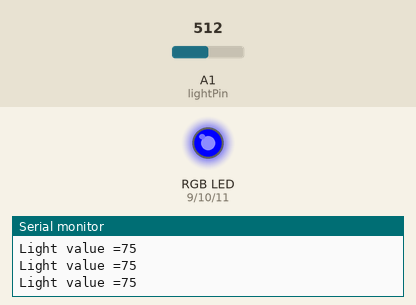
Recording of a sketch running on a simulated Arduino Uno, built with avr-gcc and run on an emulated ATmega328P. Shown: an RGB LED mixed from three pins (HIGH = lit), the last lines printed to the serial monitor. The inputs (shaded band) are chosen by the test bench; at power-on: A1 (lightPin) = 512.

Above: at 1.2 s.
1.3 s: A1 (lightPin) set to 392
4.3 s: A1 (lightPin) set to 366
At 4.7 s:
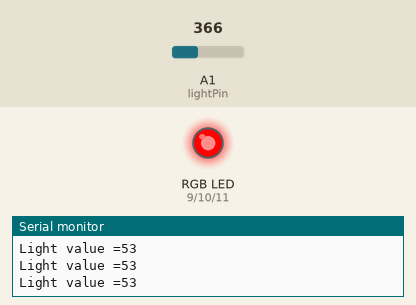
5.8 s: A1 (lightPin) set to 511
At 6.5 s:
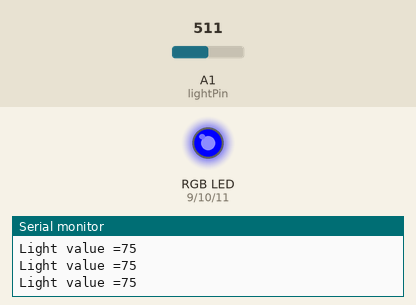
7.3 s: A1 (lightPin) set to 306
At 7.7 s:
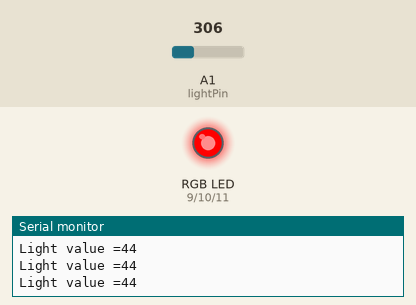
Timing chart, 0 to 10.3 s (numbered marks = the images above; inputs shaded):
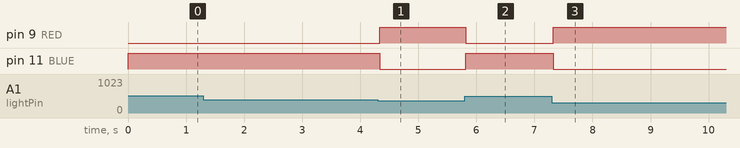

The sketch:

Code.ino
```cpp
// NAME: AARSH PARIMAL PATEL
// DATE: 5TH JUNE 2022
// STUDENT ID: 200520260
// LAB: 4 (LEVEL-3)

int lightPin = A1; // The light sensor is plugged into pin A1 of the Arduino.
int data = 0;      // This will store the data from the sensor.

// setting up the lights
int RED = 9;    // The red channel of rgb is connected to pin 9 of the Arduino
int GREEN = 10; // The green channel of rgb is connected to pin 10 of the Arduino
int BLUE = 11;  // The blue channel of rgb is connected to pin 11 of the Arduino

// the below mentioned integers determine the range of  values
// from which the rgb will display different colors.
int dark = 55;
int mid = 80;
int bright = 100;

void setup()
{ // The Setup function runs once.
    pinMode(RED, OUTPUT);
    pinMode(GREEN, OUTPUT);
    pinMode(BLUE, OUTPUT);
    Serial.begin(9600); // This allows us to print text in the serial monitor.
}

// level 3: Writing a program that turn on the red channel on the RGB led (D9)
// when it is dark, the blue channel(D11) when there is some light, and the Green RGB
// channel(D10) when the light sensor detects a bright light.

void loop()
{                                     // The loop function runs forever.
    data = analogRead(lightPin);      // Read the value from the light sensor and store it in the lightData variable.
    data = map(data, 6, 679, 0, 100); // map the data value to a percentage
    Serial.print("Light value =");
    Serial.println(data); // Print the data to the serial port.

    // adding if statement

    if (data < dark)
    {
        analogWrite(RED, 255); // Show RED
        analogWrite(GREEN, 0);
        analogWrite(BLUE, 0);
    }

    else if (data > dark && data < mid)
    {
        analogWrite(RED, 0);
        analogWrite(GREEN, 0);
        analogWrite(BLUE, 255); // Show BLUE
    }

    else if (data > mid && data < bright)
    {
        analogWrite(RED, 0);
        analogWrite(GREEN, 255); // Show GREEN
        analogWrite(BLUE, 0);

    } // end of if statement

} // end of level 3
```

Measured:
- the behaviour switches between 377 and 376 on A1 (lightPin) (found by bisection; images 0 and 1)
- after the input at 4.3 s, pin 9 (RED): LOW → HIGH at once; pin 11 (BLUE): HIGH → LOW at once
- after the input at 5.8 s, pin 9 (RED): HIGH → LOW at once; pin 11 (BLUE): LOW → HIGH at once
- after the input at 7.3 s, pin 9 (RED): LOW → HIGH at once; pin 11 (BLUE): HIGH → LOW at once
